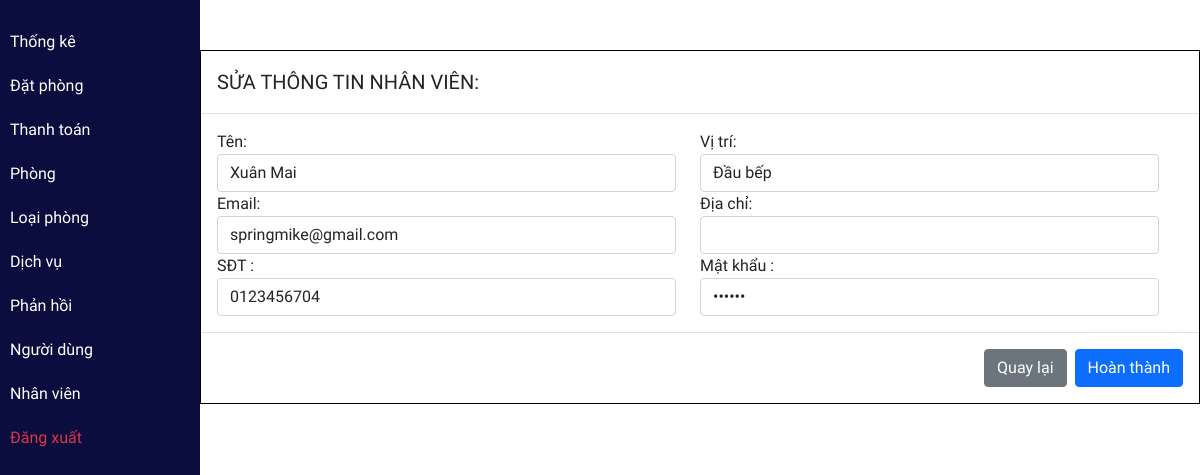
The page /admin/staffedit.php?id=11 (signed in) on the database its author committed.
### tables this page shows
CREATE TABLE `staff` (
  `id` int(11) NOT NULL AUTO_INCREMENT,
  `name` varchar(100) NOT NULL,
  `role` varchar(50) NOT NULL,
  `address` varchar(500) DEFAULT NULL,
  `phone` varchar(15) NOT NULL,
  `email` varchar(50) DEFAULT NULL,
  `password` varchar(50) NOT NULL,
  PRIMARY KEY (`id`)
);

### admin/staffedit.php (the view, shortened to what this page needs)
<?php include 'header.php'; ?>
<?php
$id = $_GET['id'];
$sql = "SELECT * FROM staff WHERE id = '$id'";
$re = mysqli_query($conn, $sql);
while ($row = mysqli_fetch_array($re)) {
    $Name = $row['name'];
    $Role = $row['role'];
    $Address = $row['address'];
    $Phone = $row['phone'];
    $Email = $row['email'];
    $Password = $row['password'];
}
?>
<?php include('sidebar.php')?>
  <div class="main-content">
    <div style="max-width:1000px; border: 1px solid black; margin: 50px auto;">
        <div class="modal-header">
            <h5 class="modal-title" id="bookingModalLabel">SỬA THÔNG TIN NHÂN VIÊN:</h5>
        </div>
        <form action="" method="POST">
            <div class="row modal-body">
                <div class="row">
                    <div class="col-lg-6">
                        <label for="username">Tên:</label>
                        <input type="text" name="name" class="form-control" value="<?php echo $Name; ?>" required>
                    </div>
                    <div class="col-lg-6">
                        <label for="role">Vị trí:</label>
                        <select name="role" class="form-control" required>
                        <?php
                        $roles = array("Admin", "Ban điều hành", "Đầu bếp", "Lễ tân", "Tạp vụ", "Bảo vệ");
                        foreach ($roles as $roleOption) {
                            $selected = ($Role === $roleOption) ? "selected" : "";
                            echo "<option value='$roleOption' $selected>$roleOption</option>";
                        }
                        ?>
                        </select>
                    </div>
                </div>
                <div class="row">
                <div class="col-lg-6">
                        <label for="phone">Email:</label>
                        <input type="email" name="email" class="form-control" value="<?php echo $Email; ?>">
                    </div>
                    <div class="col-lg-6">
                        <label for="phone">Địa chỉ:</label><br>
                        <input type="text" name="address" class="form-control" value="<?php echo $Address; ?>">
                    </div>
                </div>
                <div class="row">
                    <div class="col-lg-6">
                        <label for="phone">SĐT :</label>
                        <input type="text" name="phone" class="form-control" value="<?php echo $Phone; ?>" required pattern="[0-9]+" title="Nhập số từ 0-9">
                    </div>
                    <div class="col-lg-6">
                        <label for="password">Mật khẩu :</label>
                        <input type="password" name="password" class="form-control" value="<?php echo $Password; ?>" required>
                    </div>
                </div>
            </div>
            <div class="modal-footer">
                <a href="staff.php" class="btn btn-secondary">
                    Quay lại
                </a>
                <button type="submit" class="btn btn-primary" name="staffdetailedit">Hoàn thành</button>
            </div>
        </form>
    </div>
  </div>
    <?php include 'footer.php'; ?>

### admin/css/room.css (style rules this page uses)
:root { --bg-text-shadow: 0 2px 4px rgb(13 0 77 / 8%), 0 3px 6px rgb(13 0 77 / 8%), 0 8px 16px rgb(13 0 77 / 8%); --bg-box-shadow: 0px 0px 20px 6px rgba(8, 8, 15, 0.31); }
* { margin: 0; padding: 0; font-family: Consolas, sans-serif; }

### admin/css/roombook.css (style rules this page uses)
:root { --bg-text-shadow: 0 2px 4px rgb(13 0 77 / 8%), 0 3px 6px rgb(13 0 77 / 8%), 0 8px 16px rgb(13 0 77 / 8%); --bg-box-shadow: 0px 0px 20px 6px rgba(26, 30, 164, 0.31); }
body { background-color: #ffff; }
* { margin: 0; padding: 0; font-family: Consolas, sans-serif; }
a { color: black; }

### admin/css/dashboard.css (style rules this page uses)
:root { --bg-text-shadow: 0 2px 4px rgb(13 0 77 / 8%), 0 3px 6px rgb(13 0 77 / 8%), 0 8px 16px rgb(13 0 77 / 8%); --bg-box-shadow: 0px 0px 20px 6px rgba(26, 30, 164, 0.31); }
* { margin: 0; padding: 0; font-family: Consolas, sans-serif; }
.main-content { margin-left: 200px; }

### rows shown on the page
staff: name "Xuân Mai", email "springmike@gmail.com", phone "0123456704"

### other values the page prints
form field role "Đầu bếp"
